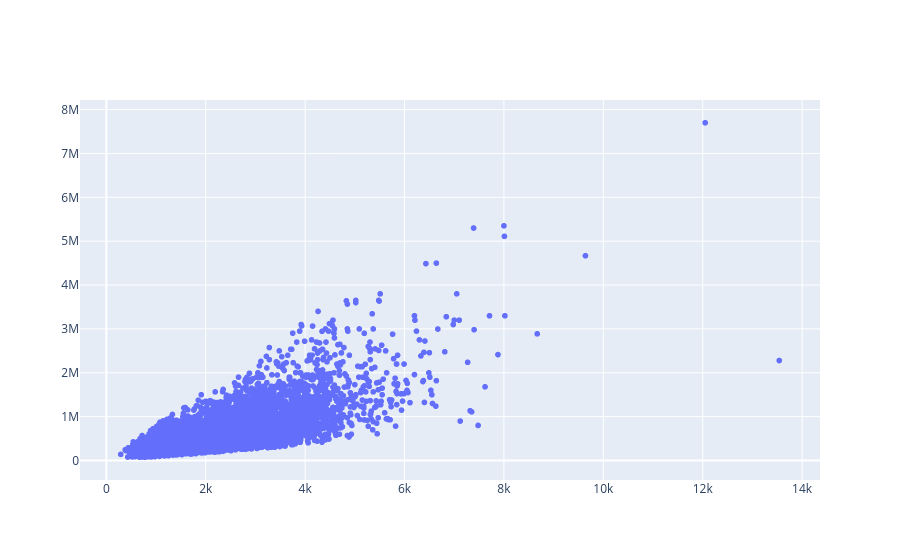

The cell this chart's notebook holds for it:
### Code cell
grafico1 = px.scatter(x = X_casas_treinamento.ravel(), y = y_casas_treinamento) # y dados reais
grafico3 = go.Figure(data=grafico1.data)
grafico3

### Figure 1 — Plotly figure (JSON) as saved in the notebook; plotly's stock layout.template omitted (floating-point values rounded to 4 significant figures; data arrays with more than 128 entries replaced by an {"elided": "..."} marker saying what was removed)
{"data": [{"hovertemplate": "x=%{x}<br>y=%{y}<extra></extra>", "legendgroup": "", "marker": {"color": "#636efa", "symbol": "circle"}, "mode": "markers", "name": "", "showlegend": false, "type": "scattergl", "x": {"elided": "15129 int values"}, "xaxis": "x", "y": {"elided": "15129 int values"}, "yaxis": "y"}], "layout": {"autosize": true, "xaxis": {"autorange": true, "range": [-511.7, 14340.0], "type": "linear"}, "yaxis": {"autorange": true, "range": [-554200.0, 8329000.0], "type": "linear"}}}
